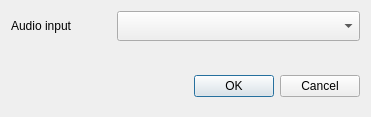
<?xml version="1.0" encoding="UTF-8"?>
<ui version="4.0">
 <class>DialogSettings</class>
 <widget class="QDialog" name="DialogSettings">
  <property name="geometry">
   <rect>
    <x>0</x>
    <y>0</y>
    <width>371</width>
    <height>117</height>
   </rect>
  </property>
  <property name="windowTitle">
   <string>Settings</string>
  </property>
  <layout class="QVBoxLayout" name="verticalLayout">
   <item>
    <layout class="QHBoxLayout" name="horizontalLayout">
     <item>
      <widget class="QLabel" name="label">
       <property name="maximumSize">
        <size>
         <width>100</width>
         <height>16777215</height>
        </size>
       </property>
       <property name="text">
        <string>Audio input</string>
       </property>
      </widget>
     </item>
     <item>
      <widget class="QComboBox" name="comboBox">
       <property name="minimumSize">
        <size>
         <width>0</width>
         <height>30</height>
        </size>
       </property>
       <property name="maximumSize">
        <size>
         <width>16777215</width>
         <height>30</height>
        </size>
       </property>
      </widget>
     </item>
    </layout>
   </item>
   <item>
    <spacer name="verticalSpacer">
     <property name="orientation">
      <enum>Qt::Vertical</enum>
     </property>
     <property name="sizeHint" stdset="0">
      <size>
       <width>20</width>
       <height>12</height>
      </size>
     </property>
    </spacer>
   </item>
   <item>
    <widget class="QDialogButtonBox" name="buttonBox">
     <property name="minimumSize">
      <size>
       <width>0</width>
       <height>40</height>
      </size>
     </property>
     <property name="maximumSize">
      <size>
       <width>16777215</width>
       <height>40</height>
      </size>
     </property>
     <property name="orientation">
      <enum>Qt::Horizontal</enum>
     </property>
     <property name="standardButtons">
      <set>QDialogButtonBox::Cancel|QDialogButtonBox::Ok</set>
     </property>
    </widget>
   </item>
  </layout>
 </widget>
 <resources/>
 <connections>
  <connection>
   <sender>buttonBox</sender>
   <signal>accepted()</signal>
   <receiver>DialogSettings</receiver>
   <slot>accept()</slot>
   <hints>
    <hint type="sourcelabel">
     <x>248</x>
     <y>254</y>
    </hint>
    <hint type="destinationlabel">
     <x>157</x>
     <y>274</y>
    </hint>
   </hints>
  </connection>
  <connection>
   <sender>buttonBox</sender>
   <signal>rejected()</signal>
   <receiver>DialogSettings</receiver>
   <slot>reject()</slot>
   <hints>
    <hint type="sourcelabel">
     <x>316</x>
     <y>260</y>
    </hint>
    <hint type="destinationlabel">
     <x>286</x>
     <y>274</y>
    </hint>
   </hints>
  </connection>
 </connections>
</ui>
